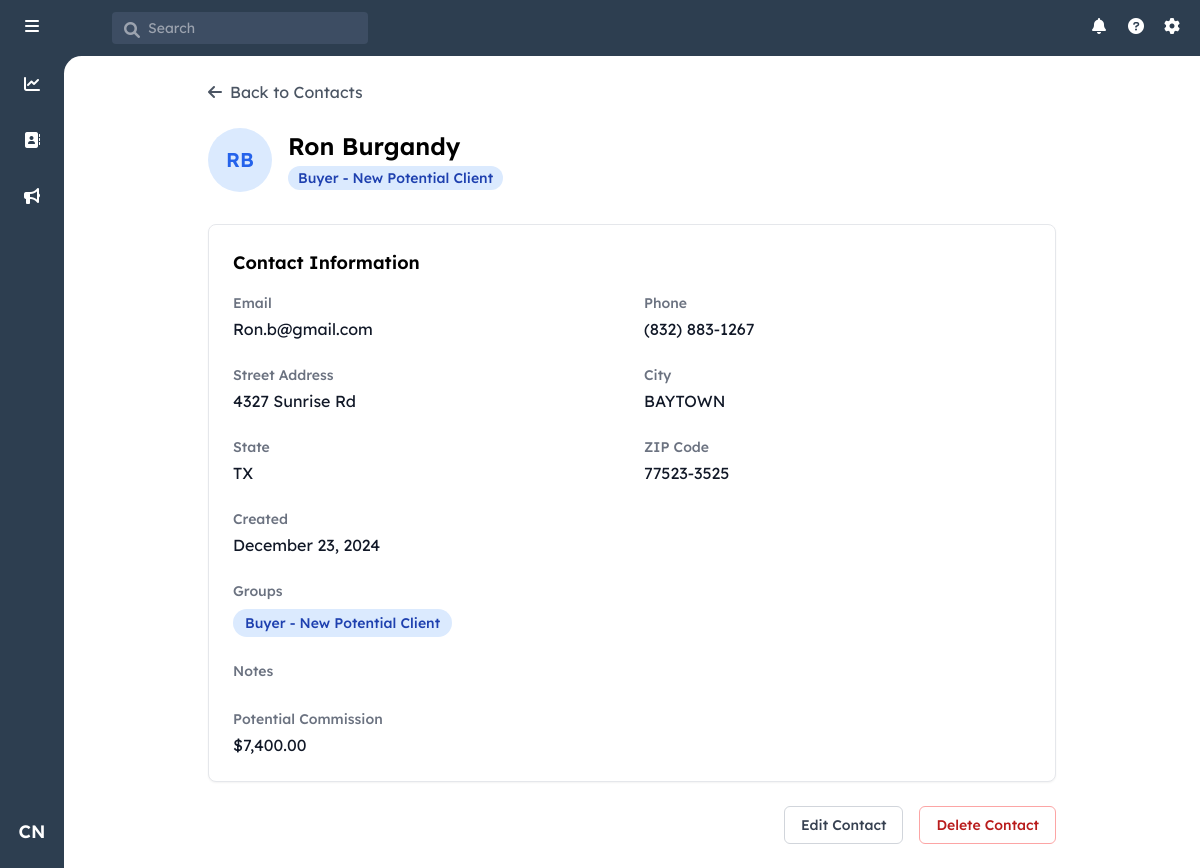
Before: /contact/2 (signed in) with the older database file.
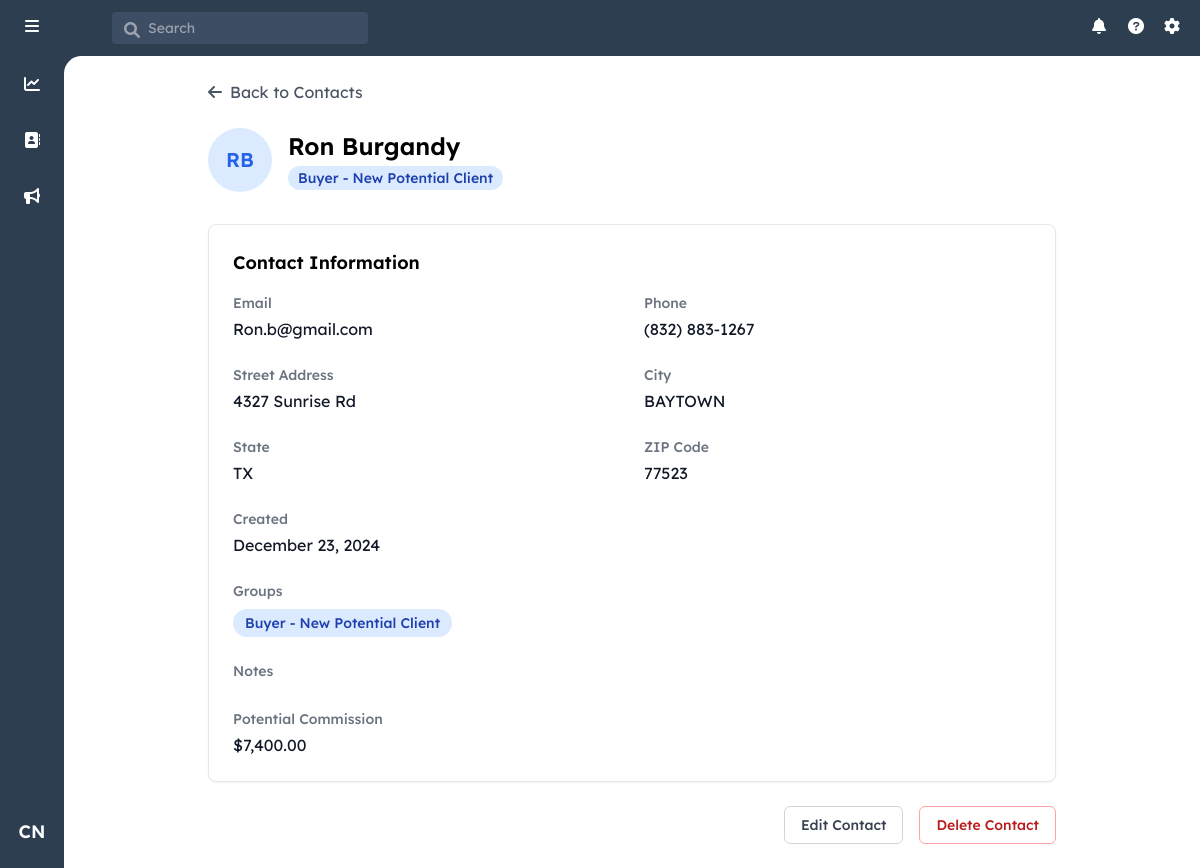
After: the same page with the newer database file.
### models.py (models this page shows, shortened)
class Contact(db.Model):
    id = db.Column(db.Integer, primary_key=True)
    user_id = db.Column(db.Integer, db.ForeignKey('user.id'), nullable=False)
    first_name = db.Column(db.String(80), nullable=False)
    last_name = db.Column(db.String(80), nullable=False)
    email = db.Column(db.String(120))
    phone = db.Column(db.String(20))
    street_address = db.Column(db.String(200))
    city = db.Column(db.String(100))
    state = db.Column(db.String(50))
    zip_code = db.Column(db.String(20))
    notes = db.Column(db.Text)
    created_at = db.Column(db.DateTime, nullable=False, default=datetime.utcnow)
    updated_at = db.Column(db.DateTime, nullable=False, default=datetime.utcnow,
                          onupdate=datetime.utcnow)
    potential_commission = db.Column(db.Numeric(10, 2), nullable=False, default=5000.00)
    owner = db.relationship('User', backref=db.backref('contacts', lazy=True))
    groups = db.relationship('ContactGroup',
                           secondary=contact_groups,
                           back_populates='contacts',
                           lazy='joined')

### app.py (the view)
    @app.route('/contact/<int:contact_id>')
    @login_required
    def view_contact(contact_id):
        contact = Contact.query.get_or_404(contact_id)
        if not current_user.role == 'admin' and contact.user_id != current_user.id:
            abort(403)
        all_groups = ContactGroup.query.all()
        return render_template('view_contact.html', contact=contact, all_groups=all_groups)

### templates/view_contact.html (shortened to what the changed rows need)
{% extends "base.html" %}
{% block content %}
<div class="p-6 max-w-4xl mx-auto">
    <div class="flex items-center mb-8">
        <div class="w-16 h-16 rounded-full bg-blue-100 flex items-center justify-center text-xl font-semibold text-blue-600 mr-4">
            {{ contact.first_name[0] }}{{ contact.last_name[0] }}
        </div>
        <div>
            <h1 id="viewContactName" class="text-2xl font-semibold">{{ contact.first_name }} {{ contact.last_name }}</h1>
            <div class="flex flex-wrap gap-2 mt-1">
                {% for group in contact.groups %}
                    <span class="inline-flex items-center px-2.5 py-0.5 rounded-full text-sm font-medium bg-blue-100 text-blue-800">
                    </span>
                {% endfor %}
            </div>
        </div>
    </div>
    <div class="bg-white rounded-lg border shadow-sm">
        <div class="p-6">
            <h2 class="text-lg font-semibold mb-4">Contact Information</h2>
            <div id="viewContactInfo">
                <div class="grid grid-cols-1 md:grid-cols-2 gap-6">
                    <div>
                        <h3 class="text-sm font-medium text-gray-500 mb-1">Email</h3>
                        <p class="text-gray-900">{{ contact.email }}</p>
                    </div>
                    <div>
                        <h3 class="text-sm font-medium text-gray-500 mb-1">Phone</h3>
                        <p class="text-gray-900">{{ contact.phone }}</p>
                    </div>
                    <div>
                        <h3 class="text-sm font-medium text-gray-500 mb-1">Street Address</h3>
                        <p class="text-gray-900">{{ contact.street_address }}</p>
                    </div>
                    <div>
                        <h3 class="text-sm font-medium text-gray-500 mb-1">City</h3>
                        <p class="text-gray-900">{{ contact.city }}</p>
                    </div>
                    <div>
                        <h3 class="text-sm font-medium text-gray-500 mb-1">State</h3>
                        <p class="text-gray-900">{{ contact.state }}</p>
                    </div>
                    <div>
                        <h3 class="text-sm font-medium text-gray-500 mb-1">ZIP Code</h3>
                        <p class="text-gray-900">{{ contact.zip_code }}</p>
                    </div>
                    <div>
                        <h3 class="text-sm font-medium text-gray-500 mb-1">Created</h3>
                        <p class="text-gray-900">{{ contact.created_at.strftime('%B %d, %Y') }}</p>
                    </div>
                    <div>
                        <h3 class="text-sm font-medium text-gray-500 mb-1">Potential Commission</h3>
                        <p class="text-gray-900">
                            {% if contact.potential_commission is not none %}
                                ${{ "{:,.2f}".format(contact.potential_commission|float) }}
                            {% else %}
                                $0.00
                            {% endif %}
                        </p>
                    </div>
                </div>
            </div>
        </div>
    </div>
</div>
{% endblock %}

Changed rows visible on the page:
changed Contact "Ron": zip_code "77523-3525" → "77523"
